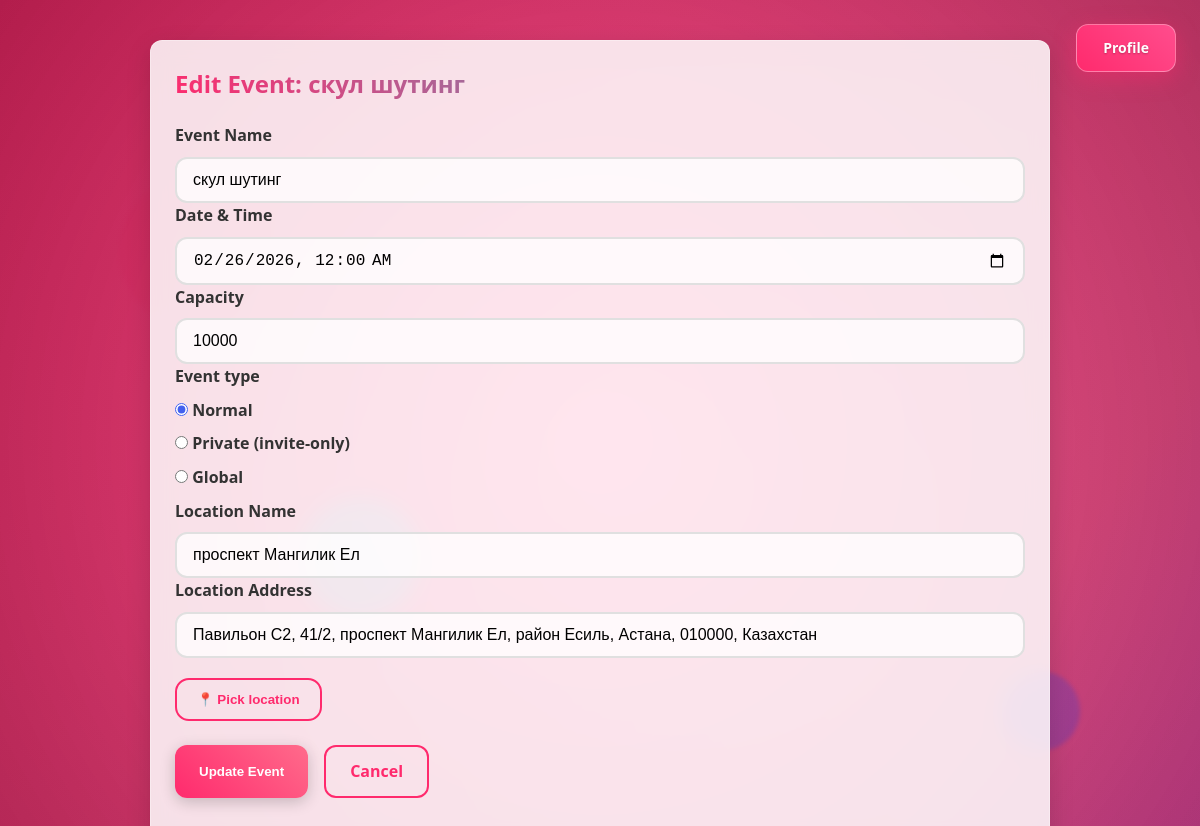
The page /27/edit/ (signed in) on the database its author committed.
### events/models.py (models this page shows, shortened)
class Event(models.Model):
    owner = models.ForeignKey(
        User,
        on_delete=models.CASCADE,
        related_name='events'
    )
    invited_users = models.ManyToManyField(
        User,
        related_name='invited_events',
        blank=True
    )
    name = models.CharField(max_length=200)
    date = models.DateTimeField()
    capacity = models.PositiveIntegerField()
    location_name = models.CharField(max_length=200, blank=True)
    location_address = models.CharField(max_length=300, blank=True)
    latitude = models.DecimalField(max_digits=13, decimal_places=10, null=True, blank=True)
    longitude = models.DecimalField(max_digits=13, decimal_places=10, null=True, blank=True)
    description = models.TextField(blank=True)
    is_global = models.BooleanField(default=False)
    invite_only = models.BooleanField(default=False)
    qr_token = models.UUIDField(default=uuid.uuid4, unique=True, editable=False)

### events/views.py (the view)
# urls.py: path('<int:event_id>/edit/', views.edit_event, name='edit_event'),
@login_required
def edit_event(request, event_id):
    event = get_object_or_404(Event, id=event_id)
    if event.owner != request.user:
        messages.error(request, "You can't edit this event.")
        return redirect("event_detail", event_id=event.id)
    if request.method == "POST":
        form = EventForm(request.POST, instance=event)
        if form.is_valid():
            new_capacity = form.cleaned_data["capacity"]
            if new_capacity < event.attendees.count():
                messages.error(
                    request,
                    f"Cannot reduce capacity below current number of attendees ({event.attendees.count()})."
                )
                return render(request, "events/edit_event.html", {"form": form, "event": event})
            visibility = form.cleaned_data.get("visibility") or "none"
            if visibility == "global" and not is_global_manager(request.user):
                messages.error(request, "Only globals group can create global events.")
                return render(request, "events/edit_event.html", {"form": form, "event": event})
            updated_event = form.save(commit=False)
            if visibility == "global":
                updated_event.is_global = True
                updated_event.invite_only = False
            elif visibility == "invite":
                updated_event.is_global = False
                updated_event.invite_only = True
            else:
                updated_event.is_global = False
                updated_event.invite_only = False
            updated_event.save()
            form.save_m2m()
            messages.success(request, "Event updated!")
            return redirect("event_detail", event_id=updated_event.id)
    else:
        form = EventForm(instance=event)
    return render(request, "events/edit_event.html", {"form": form, "event": event})

### templates/events/edit_event.html (shortened to what this page needs)
{% load static %}
<!DOCTYPE html>
<html lang="en">
<head>
  <link rel="stylesheet" href="{% static 'css/styles.css' %}">
  <link
    rel="stylesheet"
    href="https://unpkg.com/leaflet@1.9.4/dist/leaflet.css"
  />
</head>
<body>
  <div class="particle"></div>
  <div class="particle"></div>
  <div class="particle"></div>
  <div class="profile-button-wrapper">
    {% if user.is_authenticated %}
        <a href="{% url 'profile' %}" class="profile-btn">Profile</a>
    {% else %}
        <a href="{% url 'login' %}" class="profile-btn">Log in</a>
    {% endif %}
  </div>
  <div class="container">
    <div class="content-card fade-in-up">
      <h2 class="gradient-text">Edit Event: {{ event.name }}</h2>
      <form method="post">
        <div class="form-group">
          <label for="id_name">Event Name</label>
          {{ form.name }}
        </div>
        <div class="form-group">
          <label for="id_date">Date & Time</label>
          {{ form.date }}
        </div>
        <div class="form-group">
          <label for="id_capacity">Capacity</label>
          {{ form.capacity }}
        </div>
        <div class="form-group">
          <label>Event type</label>
          <div class="radio-group">
            {{ form.visibility }}
          </div>
        </div>
        <div class="form-group">
          <label for="id_location_name">Location Name</label>
          {{ form.location_name }}
        </div>
        <div class="form-group">
          <label for="id_location_address">Location Address</label>
          {{ form.location_address }}
        </div>
        <div class="form-group" style="display:flex; gap:16px; margin-top:20px;">
          <button
            type="button"
            class="btn btn-outline btn-map"
            onclick="toggleMap()"
          >
            📍 Pick location
          </button>
        </div>
        <div style="display: flex; gap: 16px; margin-top: 24px;">
          <button type="submit" class="btn btn-primary">
            Update Event
          </button>
          <a href="{% url 'event_detail' event.id %}" class="btn btn-outline">
            Cancel
          </a>
        </div>
      </form>
    </div>
  </div>
</body>
</html>

### rows shown on the page
Event: name "скул шутинг", date "02/26/2026 00:00", capacity "10000", location_name "проспект Мангилик Ел", location_address "Павильон С2, 41/2, проспект Мангилик Ел, район Есиль, Астана, 010000, Казахстан"
